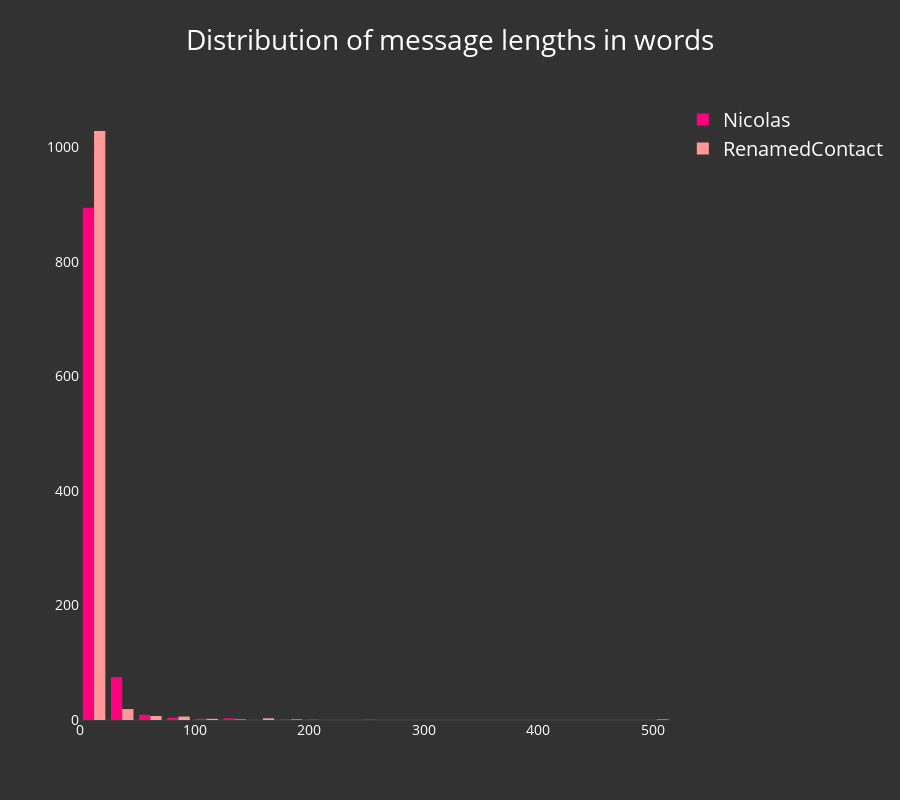

Notebook cell for this chart:
### Code cell
iplot(wa.plot_dist_of_message_size(nb_mode=True, words_or_chars='words'))

### Figure 1 — Plotly figure (JSON) as saved in the notebook; plotly's stock layout.template omitted (floating-point values rounded to 4 significant figures; data arrays with more than 128 entries replaced by an {"elided": "..."} marker saying what was removed)
{"data": [{"marker": {"color": "rgba(255, 0, 127, 1)"}, "name": "Nicolas", "type": "histogram", "uid": "b7cc580e-4b11-4c99-a6a5-3156085d42d3", "x": {"elided": "990 int values"}, "xbins": {"end": 737, "size": 24.57, "start": 0}}, {"marker": {"color": "rgba(255, 153, 153, 1)"}, "name": "RenamedContact", "type": "histogram", "uid": "12f3cdcb-1179-4eaa-9612-4682be7ea6e7", "x": {"elided": "1069 int values"}, "xbins": {"end": 737, "size": 24.57, "start": 0}}], "layout": {"font": {"color": "white", "size": 20}, "height": 800, "paper_bgcolor": "rgba(50, 50, 50, 1)", "plot_bgcolor": "rgba(50, 50, 50, 1)", "title": "Distribution of message lengths in words", "xaxis": {"automargin": true, "showticklabels": true, "tickfont": {"color": "white", "size": 14}, "titlefont": {"color": "white", "size": 18}}, "yaxis": {"automargin": true, "showticklabels": true, "tickfont": {"color": "white", "size": 14}, "titlefont": {"color": "white", "size": 18}}}}
